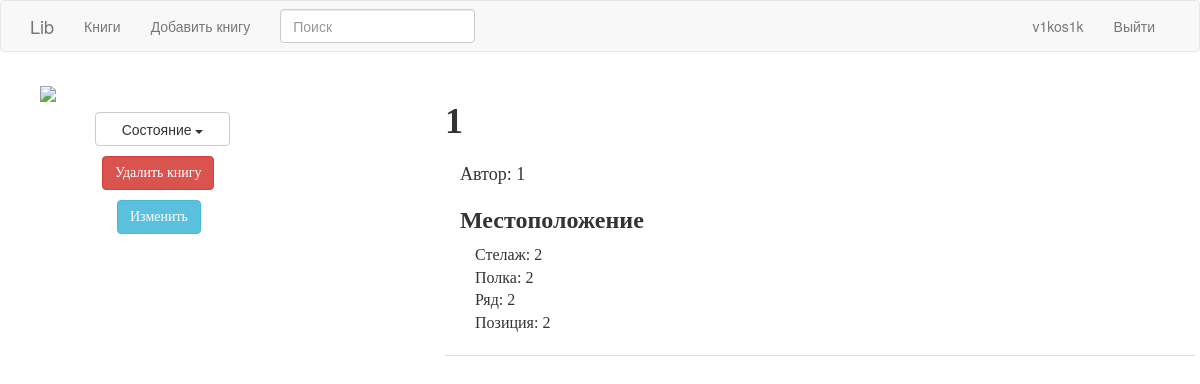
Before: /book/v1kos1k/145 (signed in) with the older database file.
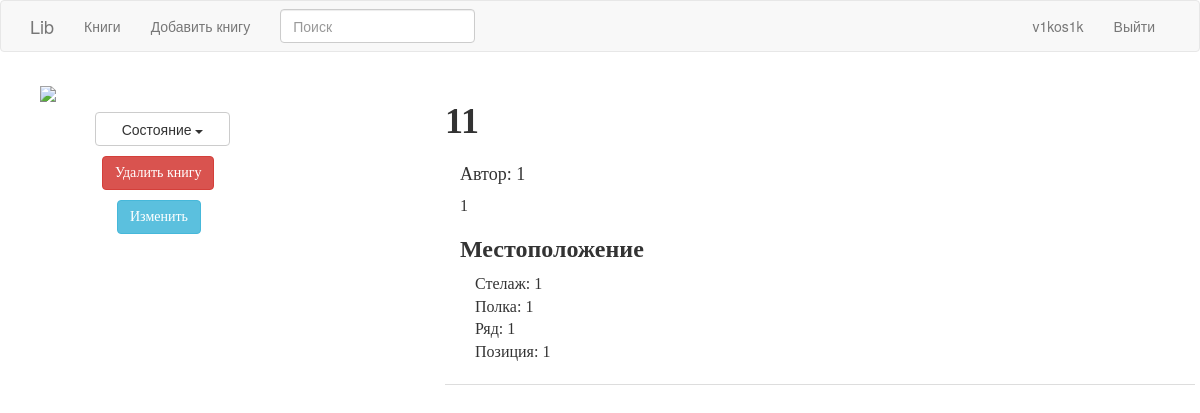
After: the same page with the newer database file.
### app/models.py (models this page shows, shortened)
class User(UserMixin, db.Model):
    id = db.Column(db.Integer, primary_key = True)
    username = db.Column(db.String(64), index = True, unique = True)
    email = db.Column(db.String(128), index = True, unique = True)
    password_hash = db.Column(db.String(128))
    about_me = db.Column(db.String(150))
    last_seen = db.Column(db.DateTime, default = datetime.utcnow)
    image = db.Column(db.Text)
    book = db.relationship('Book', secondary='status', backref='users', lazy='dynamic')

class Book(db.Model):
    id = db.Column(db.Integer, primary_key = True)
    title = db.Column(db.String(60), index = True)
    about_book = db.Column(db.String(150))
    author = db.Column(db.String(60), index = True)
    location = db.relationship('Location', uselist=False, backref='books')
    image = db.Column(db.Text)
    user = db.relationship(
        'User', secondary='status',
        backref='books', lazy='dynamic')
    def other_books_author(bookid):
        conn = sqlite3.connect("app.db")
        cursor = conn.cursor()
        cursor.execute("select book.id, book.title, book.author, book.image, B.title, B.author, B.about_book, B.image, B.shelving, B.shelf, B.column, B.position, B.id " +
                        "from ( " +
                            "select book.id, title, author, about_book, image, shelving, shelf, column, position " +
                            "from book left join location on book.id = location.book_id  where book.id = (?) " +
                            ") as B left join book on book.author = B.author and B.id != book.id;", (bookid, ))
        res = cursor.fetchall()
        conn.close()
        return res
    def get_status_book(bookid):
        conn = sqlite3.connect("app.db")
        cursor = conn.cursor()
        cursor.execute("select status " +
                        "from ( " +
                            "select username, book.id, status " +
                            "from (user join status on user.id == status.user_id) as us " +
                            "join book on us.book_id == book.id " +
                            "where user.id = (?)  " +
                            ") as res where res.id = (?)", (current_user.id, bookid))
        res = cursor.fetchone()
        conn.close()
        return res

class Location(db.Model):
    id = db.Column(db.Integer, primary_key=True)
    shelving = db.Column(db.Integer, index=True)
    shelf = db.Column(db.Integer, index=True)
    column = db.Column(db.Integer, index=True)
    position = db.Column(db.Integer, index=True)
    book_id = db.Column(db.Integer, db.ForeignKey('book.id'))

### app/routes.py (the view)
@app.route('/book/<username>/<bookid>', methods=['GET', 'POST'])
@login_required
def book(username, bookid):
    locate = ChangeForm()
    if locate.validate_on_submit():
        Location.update_location(locate.shelving.data, locate.shelf.data, locate.column.data, locate.position.data, bookid)
    res = Book.other_books_author(bookid)
    res1 = Book.get_status_book(bookid)
    if res1 == None:
        book = {'title': res[0][4], 'author': res[0][5], 'about_book':res[0][6], 'image': res[0][7], 'shelving': res[0][8], 'shelf': res[0][9], 'column': res[0][10], 'position': res[0][11], 'book_id': res[0][12], 'status': 0}
    else:
        book = {'title': res[0][4], 'author': res[0][5], 'about_book':res[0][6], 'image': res[0][7], 'shelving': res[0][8], 'shelf': res[0][9], 'column': res[0][10], 'position': res[0][11], 'book_id': res[0][12], 'status': res1[0]}
    books = []
    for b in res:
        books.append({'id':b[0], 'title': b[1], 'author': b[2], 'image': b[3]})
    return render_template('book.html', book=book, books=books, locate=locate)

### app/forms.py (shortened to what this page needs)
class ChangeForm(FlaskForm):
    shelving = IntegerField('Стелаж', validators=[DataRequired()])
    shelf = IntegerField('Полка', validators=[DataRequired()])
    column = IntegerField('Ряд', validators=[DataRequired()])
    position = IntegerField('Позиция', validators=[DataRequired()])
    submit = SubmitField('Применить')

### app/models.py (called while the page is built)
@login.user_loader
def load_user(id):
    return User.query.get(int(id))

### app/routes.py (called while the page is built)
@app.before_request
def before_request():
    if current_user.is_authenticated:
        current_user.last_seen = datetime.utcnow()
        db.session.commit()

### app/templates/book.html (shortened to what this page needs)
{% extends "base.html" %}
{% import 'bootstrap/wtf.html' as wtf %}
{% block app_content %}
  <div class="container" style="margin-top:10px; margin-left:10px; margin-right: 10px;">
    <div class="row">
      <div class="col-sm-4">
        <div class="row">
          {% if book.image %}
            <img id="bookImage" style="max-width: 250px;">
          {% else %}
            <img id="bookImage" src="http://otkrytki-animacii.1000e.ru/_ph/177/2/472542465.jpg?1568208716" style="max-width: 250px;">
          {% endif %}
        </div>
        <div class="dropdown" style="margin-top:10px; margin-left:40px;">
          <button class="btn btn-default dropdown-toggle" type="button" id="menu1" data-toggle="dropdown" style="width: 135px">Состояние
            <span class="caret"></span>
          </button>
        </div>
        <div class="row">
          <button type="button" id="delete_button" class="btn btn-danger btn-test labelBook" style="margin-top:10px; margin-left:62px;">Удалить книгу</button>
        </div>
        <div class="row">
          <button type="button" id="change_button" class="btn btn-info btn-test labelBook" style="margin-top:10px; margin-left:77px;" data-toggle="modal" data-target="#change_window">Изменить</button>
        </div>
      </div>
      <div class="col-sm-8">
        <h1 class="labelBook" style="font-weight: bold;">{{ book.title }}</h1>
        <div class="container descriptionContainer col-sm-12" style="padding-right: 15%;">
          <span class="labelBook" style="font-size: 18px;">Автор: </span>
          <span class="labelBook" style="font-size: 18px;">{{ book.author }}</span>
          <div style="margin-top:8px;">
            <span class="labelBook" style="line-height: 21px; font-size: 16px;">{{ book.about_book }}</span>
          </div>
          <h3 class="labelBook" style="font-weight: bold;">Местоположение</h3>
          <div class="container col-sm-12">
            <p class="labelBook" style="font-size: 16px; margin-right:10px;">Стелаж: {{ book.shelving }}
            <br>Полка: {{ book.shelf }}
            <br>Ряд: {{ book.column }}
            <br>Позиция: {{ book.position }}</p>
          </div>
        </div>
      </div>
    </div>
  </div>
{% endblock %}

### app/templates/base.html (shortened to what this page needs)
{% extends 'bootstrap/base.html' %}
{% block navbar %}
    <nav class="navbar navbar-default">
        <div class="container">
            <div class="navbar-header">
                <a class="navbar-brand" href="{{ url_for('index') }}">Lib</a>
            </div>
            <div class="collapse navbar-collapse" id="bs-example-navbar-collapse-1">
                <ul class="nav navbar-nav">
                    <li><a href="{{ url_for('index') }}">Книги</a></li>
                    {% if not current_user.is_anonymous %}
                      <li><a href="{{ url_for('add_book') }}">Добавить книгу</a></li>
                    {% endif %}
                </ul>
                  <ul class="nav navbar-nav ">
                      <form autocomplete="off" action="{{ url_for('search') }}" class="navbar-form" role="search" aria-label="Search for books to add to your shelves">
                        <input class="form-control" autocomplete="off" name="q" type="text" placeholder="Поиск" aria-label="Search books" aria-controls="searchResults">
                      </form>
                </ul>
                <ul class="nav navbar-nav navbar-right">
                    {% if current_user.is_anonymous %}
                    <li><a href="{{ url_for('login') }}">Войти</a></li>
                    {% else %}
                    <li><a href="{{ url_for('user', username=current_user.username) }}">{{ current_user.username }}</a></li>
                    <li><a href="{{ url_for('logout') }}">Выйти</a></li>
                    {% endif %}
                </ul>
            </div>
        </div>
    </nav>
{% endblock %}
{% block content %}
    <div class="container">
        {% block app_content %}{% endblock %}
    </div>
{% endblock %}

### app/templates/book.html (style rules this page uses)
.labelBook { font-family: 'Merriweather', 'Georgia', serif; }
.descriptionContainer { border-bottom: 1px solid #ddd; padding-bottom:10px; padding-top:10px; }

Changed rows visible on the page:
now on this page (row edited): Book: title "11", about_book "1"
now on this page (row edited): Location: shelving "1", shelf "1", column "1", position "1"
Other visible differences:
{{ book.title }}: "1" → (not shown)
{{ book.shelving }}: "2" → (not shown)
{{ book.shelf }}: "2" → (not shown)
{{ book.column }}: "2" → (not shown)
{{ book.position }}: "2" → (not shown)
